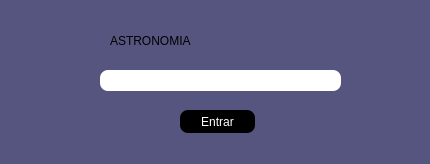
<?xml version="1.0" encoding="UTF-8"?>
<ui version="4.0">
 <class>Form</class>
 <widget class="QWidget" name="Form">
  <property name="geometry">
   <rect>
    <x>0</x>
    <y>0</y>
    <width>430</width>
    <height>164</height>
   </rect>
  </property>
  <property name="windowTitle">
   <string>Tela Astronomia</string>
  </property>
  <property name="styleSheet">
   <string notr="true">background-color: rgb(85, 85, 127);</string>
  </property>
  <widget class="QLabel" name="labelAstrologia">
   <property name="geometry">
    <rect>
     <x>110</x>
     <y>20</y>
     <width>211</width>
     <height>41</height>
    </rect>
   </property>
   <property name="styleSheet">
    <string notr="true">font: 18pt &quot;Gill Sans Ultra Bold&quot;;</string>
   </property>
   <property name="text">
    <string>ASTRONOMIA</string>
   </property>
  </widget>
  <widget class="QLineEdit" name="lineEditTela1">
   <property name="geometry">
    <rect>
     <x>100</x>
     <y>70</y>
     <width>241</width>
     <height>21</height>
    </rect>
   </property>
   <property name="styleSheet">
    <string notr="true">
background-color: rgb(255, 255, 255);
border-radius: 08px; </string>
   </property>
  </widget>
  <widget class="QPushButton" name="pushButtonTela1">
   <property name="geometry">
    <rect>
     <x>180</x>
     <y>110</y>
     <width>75</width>
     <height>23</height>
    </rect>
   </property>
   <property name="styleSheet">
    <string notr="true">color: rgb(255, 255, 255);
font: 75 9pt &quot;MS Shell Dlg 2&quot;;
background-color: rgb(0, 0, 0);
border-radius: 08px; </string>
   </property>
   <property name="text">
    <string>Entrar</string>
   </property>
  </widget>
 </widget>
 <resources/>
 <connections/>
</ui>
